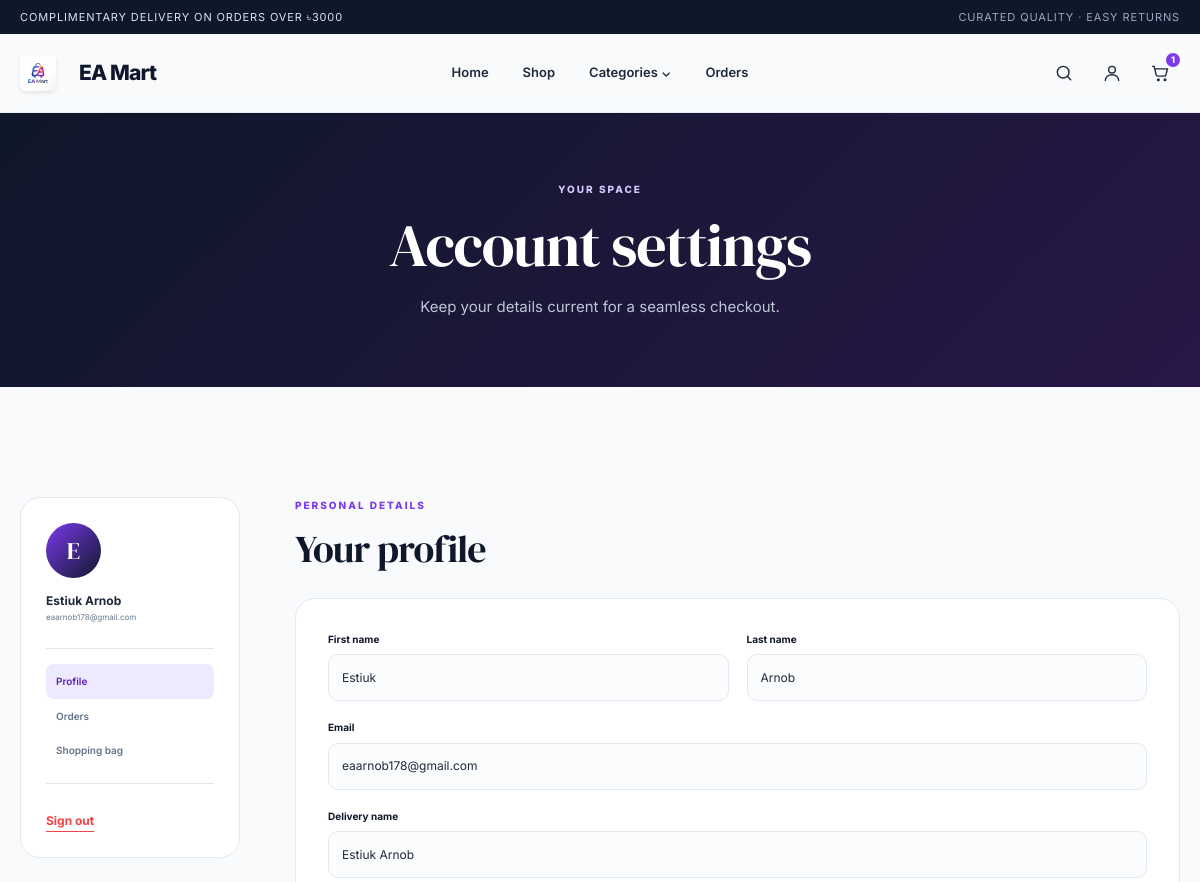
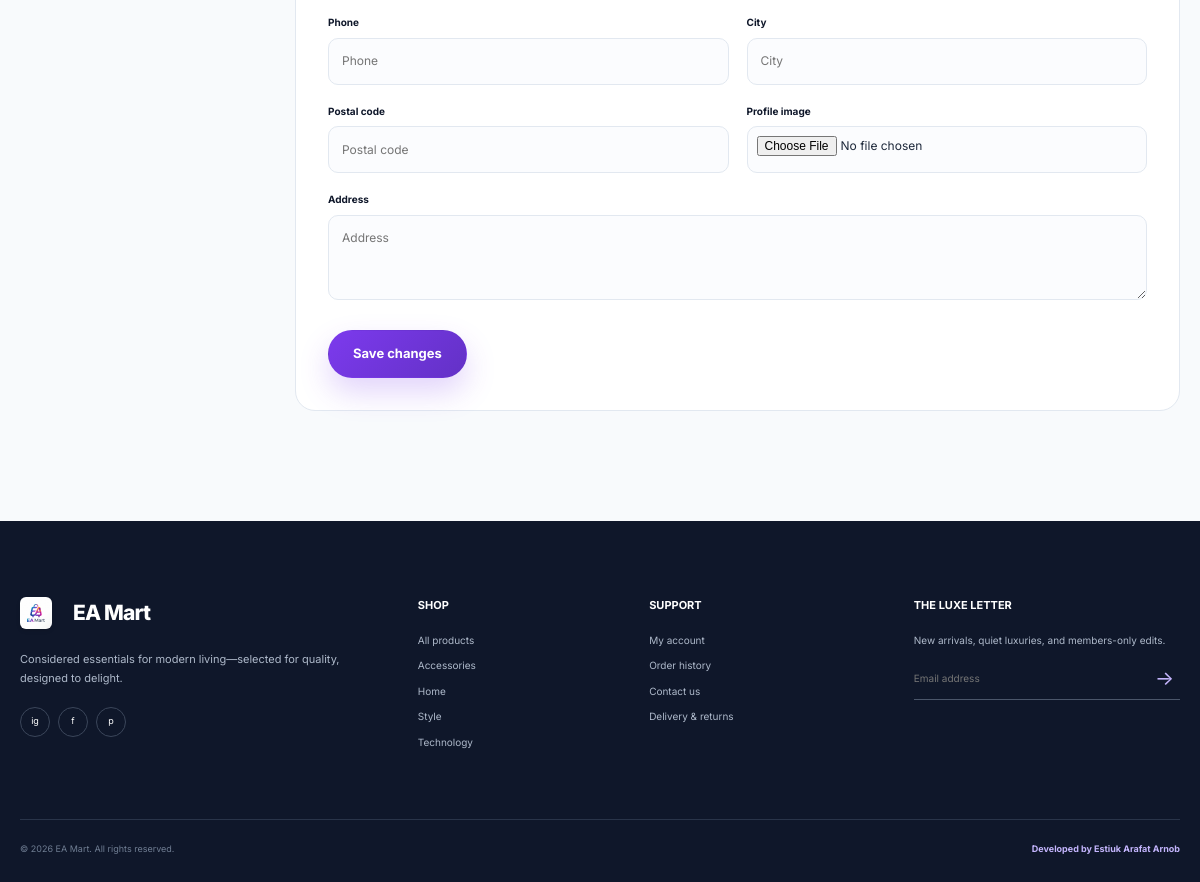
Screenshot of /account/profile/ (signed in) with the database file from the repository (2 pictures, top to bottom).
### shop/models.py (models this page shows, shortened)
class UserProfile(models.Model):
    user = models.OneToOneField(settings.AUTH_USER_MODEL, on_delete=models.CASCADE, related_name="profile")
    full_name = models.CharField(max_length=160, blank=True)
    phone = models.CharField(max_length=30, blank=True)
    address = models.TextField(blank=True)
    city = models.CharField(max_length=100, blank=True)
    postal_code = models.CharField(max_length=20, blank=True)
    profile_image = models.ImageField(upload_to="profiles/", blank=True)

class Category(models.Model):
    name = models.CharField(max_length=100, unique=True)
    slug = models.SlugField(max_length=120, unique=True)
    image = models.ImageField(upload_to="categories/", blank=True)
    image_url = models.URLField(blank=True)
    created_at = models.DateTimeField(auto_now_add=True)
    class Meta:
        ordering = ["name"]
        verbose_name_plural = "Categories"
    def get_absolute_url(self):
        return f"{reverse('shop:product_list')}?category={self.slug}"

### shop/views.py (the view)
# urls.py: path("account/profile/", views.profile, name="profile"),
@login_required
def profile(request):
    user_profile, _ = UserProfile.objects.get_or_create(user=request.user)
    user_form = UserUpdateForm(request.POST or None, instance=request.user)
    profile_form = ProfileForm(request.POST or None, request.FILES or None, instance=user_profile)
    if request.method == "POST" and user_form.is_valid() and profile_form.is_valid():
        user_form.save()
        profile_form.save()
        messages.success(request, "Your profile has been updated.")
        return redirect("shop:profile")
    recent_orders = request.user.orders.prefetch_related("items")[:3]
    return render(
        request,
        "accounts/profile.html",
        {"user_form": user_form, "profile_form": profile_form, "recent_orders": recent_orders},
    )

### shop/forms.py (shortened to what this page needs)
class UserUpdateForm(StyledFormMixin, forms.ModelForm):
    email = forms.EmailField()
    class Meta:
        model = User
        fields = ("first_name", "last_name", "email")
    def __init__(self, *args, **kwargs):
        super().__init__(*args, **kwargs)
        self.apply_styles()

class ProfileForm(StyledFormMixin, forms.ModelForm):
    class Meta:
        model = UserProfile
        fields = ("full_name", "phone", "address", "city", "postal_code", "profile_image")
        widgets = {"address": forms.Textarea(attrs={"rows": 3})}
    def __init__(self, *args, **kwargs):
        super().__init__(*args, **kwargs)
        self.apply_styles()

### shop/cart.py (called while the page is built, shortened)
def ensure_session_key(request):
    if not request.session.session_key:
        request.session.create()
    return request.session.session_key

def merge_guest_cart(user, session_key):
    if not session_key:
        return Cart.objects.get_or_create(user=user, defaults={"session_key": ""})[0]
    with transaction.atomic():
        user_cart, _ = Cart.objects.select_for_update().get_or_create(user=user, defaults={"session_key": ""})
        guest_cart = (
            Cart.objects.select_for_update()
            .filter(user__isnull=True, session_key=session_key)
            .first()
        )
        if not guest_cart or guest_cart.pk == user_cart.pk:
            return user_cart

def get_cart(request):
    session_key = ensure_session_key(request)
    if request.user.is_authenticated:
        return merge_guest_cart(request.user, session_key)
    cart, _ = Cart.objects.get_or_create(user=None, session_key=session_key)
    return cart

### shop/context_processors.py (called while the page is built)
def store_context(request):
    cart = get_cart(request)
    return {
        "nav_categories": Category.objects.all()[:6],
        "cart_item_count": cart.item_count,
        "free_delivery_threshold": FREE_DELIVERY_THRESHOLD,
    }

### shop/forms.py (called while the page is built)
    def apply_styles(self):
        for field in self.fields.values():
            field.widget.attrs.setdefault("class", "form-control")
            if not isinstance(field.widget, (forms.CheckboxInput, forms.RadioSelect)):
                field.widget.attrs.setdefault("placeholder", field.label)

### shop/models.py (called while the page is built)
    @property
    def item_count(self):
        return sum(item.quantity for item in self.items.all())

### templates/accounts/profile.html (shortened to what this page needs)
{% extends "base.html" %}
{% block content %}
<section class="page-hero compact-hero"><div class="container"><span class="kicker kicker-light">Your space</span><h1>Account settings</h1><p>Keep your details current for a seamless checkout.</p></div></section>
<section class="section account-section"><div class="container account-shell">
    <aside class="account-nav"><div class="account-avatar">{{ user.first_name|first|default:user.username|first|upper }}</div><div><strong>{{ user.get_full_name|default:user.username }}</strong><small>{{ user.email }}</small></div><nav><a class="active" href="{% url 'shop:profile' %}">Profile</a><a href="{% url 'shop:order_history' %}">Orders</a><a href="{% url 'shop:cart_detail' %}">Shopping bag</a></nav><form method="post" action="{% url 'shop:logout' %}">{% csrf_token %}<button class="text-button danger" type="submit">Sign out</button></form></aside>
    <div class="account-content">
        <div class="account-title"><div><span class="kicker">Personal details</span><h2>Your profile</h2></div></div>
        <form method="post" enctype="multipart/form-data" class="profile-form" novalidate>{% csrf_token %}
            <div class="form-grid">
                <div class="field"><label for="{{ user_form.first_name.id_for_label }}">First name</label>{{ user_form.first_name }}{{ user_form.first_name.errors }}</div>
                <div class="field"><label for="{{ user_form.last_name.id_for_label }}">Last name</label>{{ user_form.last_name }}{{ user_form.last_name.errors }}</div>
                <div class="field field-full"><label for="{{ user_form.email.id_for_label }}">Email</label>{{ user_form.email }}{{ user_form.email.errors }}</div>
                <div class="field field-full"><label for="{{ profile_form.full_name.id_for_label }}">Delivery name</label>{{ profile_form.full_name }}{{ profile_form.full_name.errors }}</div>
                <div class="field"><label for="{{ profile_form.phone.id_for_label }}">Phone</label>{{ profile_form.phone }}{{ profile_form.phone.errors }}</div>
                <div class="field"><label for="{{ profile_form.city.id_for_label }}">City</label>{{ profile_form.city }}{{ profile_form.city.errors }}</div>
                <div class="field"><label for="{{ profile_form.postal_code.id_for_label }}">Postal code</label>{{ profile_form.postal_code }}{{ profile_form.postal_code.errors }}</div>
                <div class="field"><label for="{{ profile_form.profile_image.id_for_label }}">Profile image</label>{{ profile_form.profile_image }}{{ profile_form.profile_image.errors }}</div>
                <div class="field field-full"><label for="{{ profile_form.address.id_for_label }}">Address</label>{{ profile_form.address }}{{ profile_form.address.errors }}</div>
            </div>
            <button class="btn btn-primary" type="submit">Save changes</button>
        </form>
    </div>
</div></section>
{% endblock %}

### templates/base.html (shortened to what this page needs)
{% load static %}
<!doctype html>
<html lang="en">
<head>
    <link rel="stylesheet" href="{% static 'css/style.css' %}">
</head>
<body>
    <div class="announcement">
        <div class="container announcement-inner">
            <span>Complimentary delivery on orders over ৳{{ free_delivery_threshold|floatformat:0 }}</span>
            <span class="announcement-side">Curated quality · Easy returns</span>
        </div>
    </div>
    <header class="site-header" data-header>
        <div class="container nav-shell">
            <a class="brand" href="{% url 'shop:home' %}" aria-label="EA Mart home" style="display: flex; align-items: center;">
                <img src="{% static 'images/logo.png' %}" alt="EA" style="height: 36px; width: auto; border-radius: 6px; margin-right: 12px; box-shadow: 0 2px 4px rgba(0,0,0,0.1);">
                <span>EA Mart</span>
            </a>
            <nav class="main-nav" aria-label="Primary navigation" data-main-nav>
                <a href="{% url 'shop:home' %}">Home</a>
                <a href="{% url 'shop:product_list' %}">Shop</a>
                <div class="nav-dropdown">
                    <button type="button">Categories <span aria-hidden="true">⌄</span></button>
                </div>
                {% if user.is_authenticated %}
                    <a href="{% url 'shop:order_history' %}">Orders</a>
                {% endif %}
            </nav>
            <div class="nav-actions">
                <button class="icon-button search-trigger" type="button" aria-label="Open search" data-search-open>
                    <svg viewBox="0 0 24 24" aria-hidden="true"><circle cx="11" cy="11" r="7"></circle><path d="m20 20-4-4"></path></svg>
                </button>
                {% if user.is_authenticated %}
                    <a class="icon-button" href="{% url 'shop:profile' %}" aria-label="Your profile">
                        <svg viewBox="0 0 24 24" aria-hidden="true"><circle cx="12" cy="8" r="4"></circle><path d="M4 21c0-4 3.6-7 8-7s8 3 8 7"></path></svg>
                    </a>
                {% else %}
                    <a class="icon-button" href="{% url 'shop:login' %}" aria-label="Log in">
                        <svg viewBox="0 0 24 24" aria-hidden="true"><circle cx="12" cy="8" r="4"></circle><path d="M4 21c0-4 3.6-7 8-7s8 3 8 7"></path></svg>
                    </a>
                {% endif %}
                <a class="icon-button cart-button" href="{% url 'shop:cart_detail' %}" aria-label="Cart with {{ cart_item_count }} items">
                    <svg viewBox="0 0 24 24" aria-hidden="true"><path d="M3 4h2l2.4 10.2a2 2 0 0 0 2 1.5h7.8a2 2 0 0 0 1.9-1.4L21 7H6"></path><circle cx="10" cy="20" r="1"></circle><circle cx="18" cy="20" r="1"></circle></svg>
                    <span class="cart-count" data-cart-count>{{ cart_item_count }}</span>
                </a>
            </div>
        </div>
    </header>
    <main id="main-content">
        {% block content %}{% endblock %}
    </main>
    <footer class="site-footer">
        <div class="container footer-grid">
            <div class="footer-brand">
                <a class="brand brand-light" href="{% url 'shop:home' %}" style="display: flex; align-items: center;"><img src="{% static 'images/logo.png' %}" alt="EA" style="height: 32px; width: auto; border-radius: 6px; margin-right: 10px; box-shadow: 0 2px 4px rgba(0,0,0,0.1);"><span>EA Mart</span></a>
                <p>Considered essentials for modern living—selected for quality, designed to delight.</p>
                <div class="social-links" aria-label="Social links">
                    <a href="#" aria-label="Instagram">ig</a>
                    <a href="#" aria-label="Facebook">f</a>
                    <a href="#" aria-label="Pinterest">p</a>
                </div>
            </div>
            <div>
                <h3>Shop</h3>
                <a href="{% url 'shop:product_list' %}">All products</a>
                {% for category in nav_categories|slice:":4" %}<a href="{{ category.get_absolute_url }}">{{ category.name }}</a>{% endfor %}
            </div>
            <div>
                <h3>Support</h3>
                <a href="{% url 'shop:profile' %}">My account</a>
                <a href="{% url 'shop:order_history' %}">Order history</a>
                <a href="mailto:support@eamart.local">Contact us</a>
                <a href="#">Delivery & returns</a>
            </div>
            <div class="newsletter">
                <h3>The Luxe Letter</h3>
                <p>New arrivals, quiet luxuries, and members-only edits.</p>
                <form data-newsletter-form>
                    <input id="newsletter-email" type="email" placeholder="Email address" required>
                    <button type="submit" aria-label="Subscribe">→</button>
                </form>
            </div>
        </div>
        <div class="container footer-bottom">
            <span>© {% now "Y" %} EA Mart. All rights reserved.</span>
            <strong>Developed by Estiuk Arafat Arnob</strong>
        </div>
    </footer>
</body>
</html>

### rows the page displays
UserProfile: full_name "Estiuk Arnob"
Category: name "Accessories"
Category: name "Home"
Category: name "Style"
Category: name "Technology"

### other values shown
{{ free_delivery_threshold|floatformat:0 }} "3000"
{{ cart_item_count }} "1"
{{ user.first_name|first|default:user.username|first|upper }} "E"
{{ user.get_full_name|default:user.username }} "Estiuk Arnob"
{{ user.email }} "eaarnob178@gmail.com"
